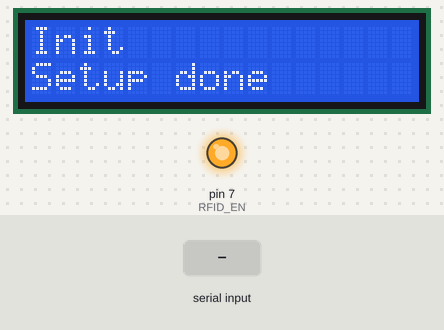
A sketch run on a simulated Arduino Uno, built with avr-gcc and run on an emulated ATmega328P. Shown: 16×2 character LCD, output pins drawn as LEDs (lit = HIGH). The inputs (shaded band) are chosen by the test bench. What the sketch prints to the serial monitor is not drawn.

Above: at 0.1 s.
3.3 s: byte 10 (START_BYTE) received over Serial
At 5.4 s:
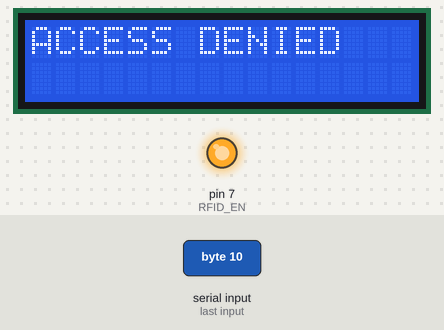
At 7.0 s:
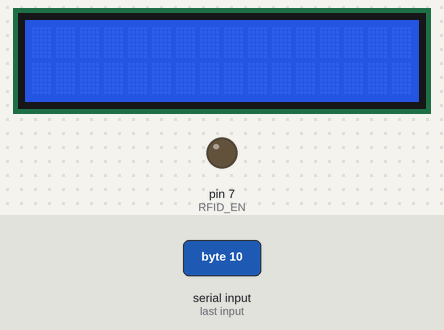
Timing chart, 0 to 8.5 s (numbered marks = the images above; inputs shaded):
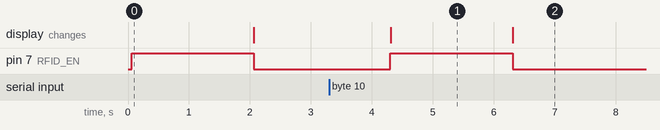

The sketch:

RFID_Attendance.ino
```cpp
#include <LiquidCrystal.h>

#define LCD_RS 13
#define LCD_EN 12
#define LCD_D4 11
#define LCD_D5 10
#define LCD_D6 9
#define LCD_D7 8
#define RFID_EN 7

#define START_BYTE 0x0A
#define STOP_BYTE  0x0D

#define BUFSIZE 10
#define NUM_OF_STUDENTS 9

// Stuct set up for a student
struct student
{
  String name;
  char id[11];
  bool present;
  bool enrolled;
};

// Array of students
struct student students[NUM_OF_STUDENTS] = {
    {"BIG T", "06000E5C24", false, true},
    {"E BOSS", "06001227D1", false, true},
    {"Alina Endres", "0600124488", false, true},
    {"Issy Hoffmann", "0600123F61", false, true},
    {"BUH LAKE", "060011A751", false, true},
    {"Karen", "0600123FB2", false, true},
    {"David Moore", "0600007EB7", false, true},
    {"McWilliams", "0600007713", false, true},
    {"PAPA GABE", "06000050B2", false, true}
  };

int charsRead = 0;  // Keeps track of how many characters are read by the serial port
String garbage = "";  // Used to manually clear the serial port

//// initialize the library by associating any needed LCD interface pin
//// with the arduino pin number it is connected to
//const int rs = 13, en = 12, d4 = 11, d5 = 10, d6 = 9, d7 = 8;
LiquidCrystal lcd(LCD_RS, LCD_EN, LCD_D4, LCD_D5, LCD_D6, LCD_D7);


void setup()
{
  lcd.begin(16, 2);
  lcd.print("Init");
  pinMode(RFID_EN, OUTPUT);
  digitalWrite(RFID_EN, HIGH);              // Put Reader in 'Idle' Mode


  Serial.begin(2400);
  while(!Serial);                           // Wait for Serial port to be ready
  Serial.println("RFID Reader");
  Serial.println("Setup complete");
  Serial.println();

  // Set up LCD for Operation
  lcd.setCursor(0,1);
  lcd.print("Setup done");
  delay(2000);
}

void loop()
{
  digitalWrite(RFID_EN, LOW); // Put Reader in 'Active' Mode
  lcd.clear();

  // While there is serial data to read
  if (Serial.available())
  {
    // Once the start byte is found
    if (Serial.read() == START_BYTE)
    {
      char data[BUFSIZE];   // Hold the data that is being read from the serial port
      charsRead = Serial.readBytesUntil(STOP_BYTE, data, BUFSIZE);  // Read data from the serial port until the stop byte is found
      digitalWrite(RFID_EN, HIGH); // Put Reader in 'Idle' Mode - stop reading data

      bool access = false;  // Access flag for each student
      int i = 0;            // Counter to keep track of which student has scanned

      // Check to see which student has swiped their card
      for(i = 0; i <= 8; i++)
      {
        for(int j = 0; j < BUFSIZE; j++)    // Compare swiped ID to current student, check to see if they match
        {
          if (students[i].id[j] == data[j])
          {
            // If ID's match, continue comparing
            access = true;
          }else
          {
            // If ID's do not match, break
            access = false;
            break;
          }
        }
        // If the student has been found, break
        if (access == true)
        {
          break;
        }
      }

      // This section is used to display the student name and current status
      if (access == true)
      {
        if (!students[i].enrolled)
        {

        }else
        {
          // Toggle the students present to either 'present' or 'has left'
          students[i].present = !students[i].present;
        }
        // Print the students name for 1 sec
        lcd.print(students[i].name);
        lcd.setCursor(0,1);
        // Print the students status for 2 sec
        if (students[i].present)
        {
          lcd.print("IS PRESENT");
        }else
        {
          lcd.print("HAS LEFT");
        }
        // Print information to the serial port
        Serial.println(students[i].name);
        Serial.println(students[i].present);
      }else{
          // If the student is not enrolled, deny access
          lcd.setCursor(0,0);
          lcd.print("ACCESS DENIED");
      }

      // Serial port printing for troubleshooting
      if (access == true)
      {
        Serial.println("ACCESS GRANTED");
      }else
      {
        Serial.println("ACCESS DENIED");
      }

      Serial.println();
      delay(2000);
      lcd.clear();
    }

    // Used to clear the rest of the serial port data from the serial buffer
    // Serial.flush() does not actually clear the buffer, it merely waits for the buffer to read completely
    // Because of this, the serial buffer must be cleared manually
    while(Serial.available())
    {
      garbage = Serial.read();
      //Serial.print(garbage);
    }
  }

}
```

Measured:
- after the input at 3.3 s, pin 7 (RFID_EN): LOW → HIGH after 1.0 s, → LOW 2.0 s later; the display: changes after 1.0 s (image 1)
- what the display in image 1 shows lasts 2.0 s, from 4.3 s to 6.3 s
